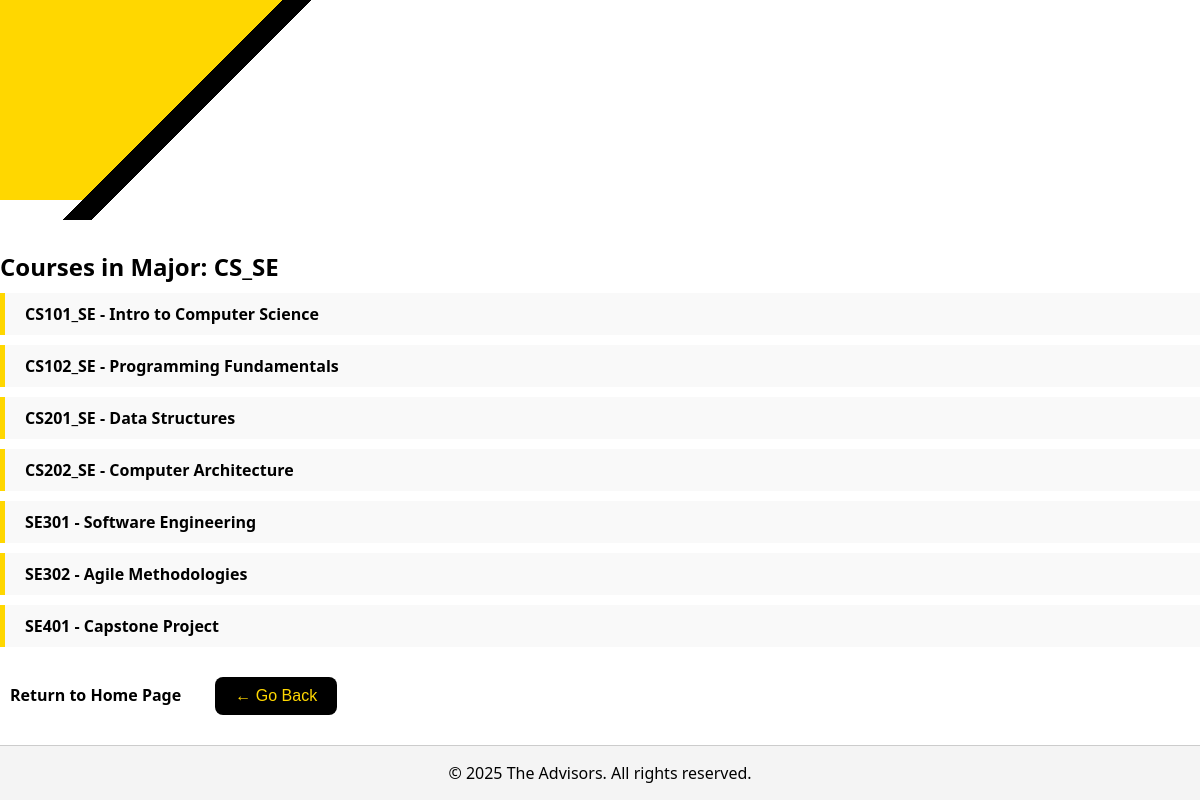
/view_major.php?major_id=CS_SE, run on an earlier commit of the app's database.
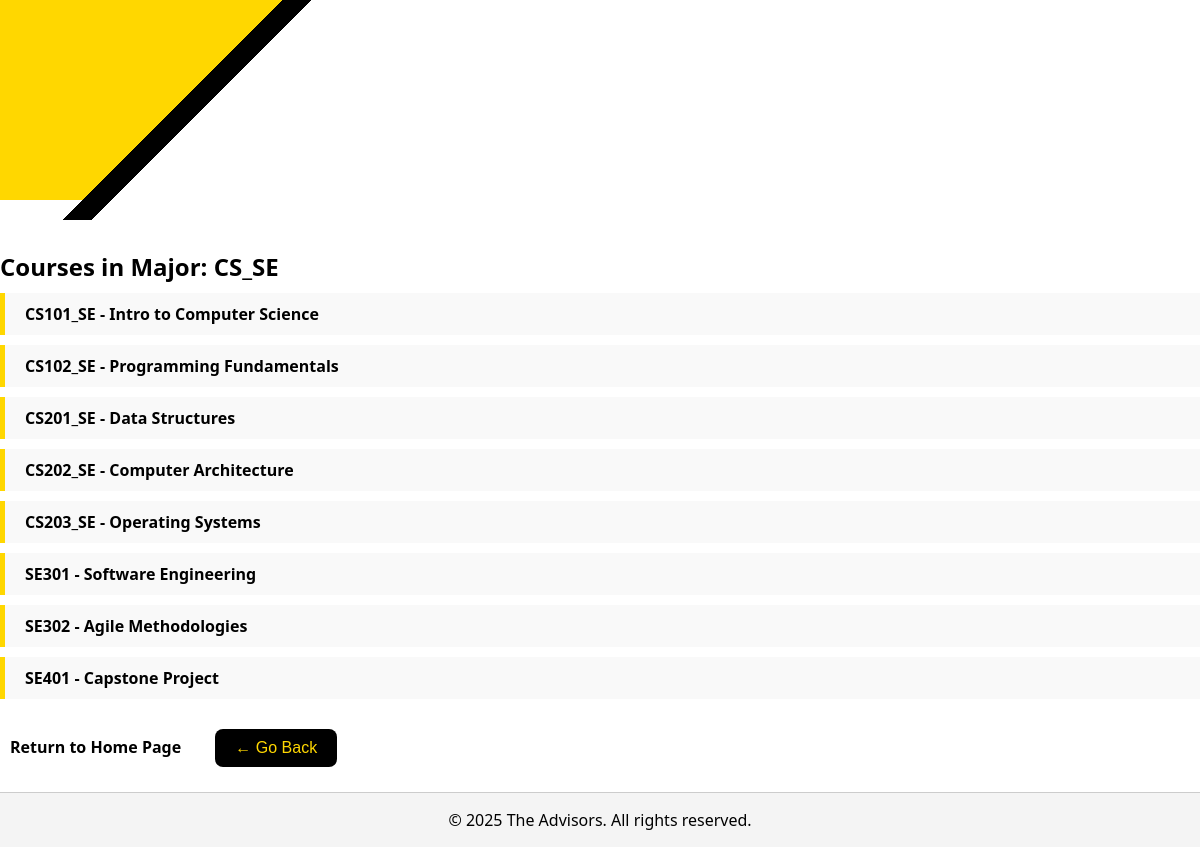
And on a later commit of the database.
### tables this page shows
CREATE TABLE "course" (
	"course_id"	TEXT,
	"course_name"	TEXT,
	"course_desc"	TEXT,
	"major_id"	TEXT,
	"prereq_id"	TEXT, core_id TEXT references core(core_id),
	PRIMARY KEY("course_id"),
	FOREIGN KEY("major_id") REFERENCES "major"("major_id"),
	FOREIGN KEY("prereq_id") REFERENCES "course"("course_id")
);

### view_major.php (the view, shortened to what this page needs)
<?php
include 'header.php';
$db = connectDB();
$major_id = $_GET['major_id'] ?? '';
$query = $db->prepare("SELECT * FROM course WHERE major_id = :major_id ORDER BY course_id ASC");
$query->execute([':major_id' => $major_id]);
$courses = $query->fetchAll(PDO::FETCH_ASSOC);
?>
<h2>Courses in Major: <?= htmlspecialchars($major_id) ?></h2>
<ul>
<?php foreach ($courses as $course): ?>
    <li>
        <a href="view_course.php?course_id=<?= urlencode($course['course_id']) ?>">
            <?= htmlspecialchars($course['course_id']) ?> - <?= htmlspecialchars($course['course_name']) ?>
        </a>
    </li>
<?php endforeach; ?>
</ul>
<a href="index.php">Return to Home Page</a>
<button onclick="history.back()" class="go-back-button">← Go Back</button>
<?php include 'footer.php'; ?>

What changed in the data, as far as the page shows it:
added course: course_id "CS203_SE", course_name "Operating Systems"
